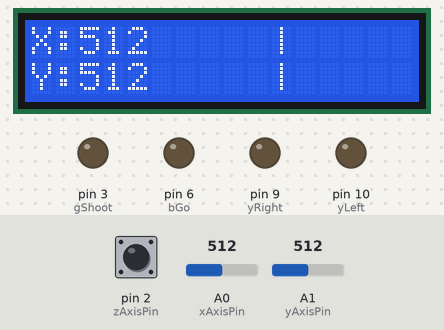
Simulated run of this sketch. Board: Arduino Uno, built with avr-gcc and run on an emulated ATmega328P. Parts: 16×2 character LCD, output pins drawn as LEDs (lit = HIGH). The inputs (shaded band) are chosen by the test bench; at power-on: pin 2 (zAxisPin) HIGH, A0 (xAxisPin) = 512, A1 (yAxisPin) = 512. Pins used as bus, display or sensor lines are not drawn.

Above: at 4.2 s.
4.3 s: pin 2 (zAxisPin) pulled LOW for 1 s
At 4.52 s:
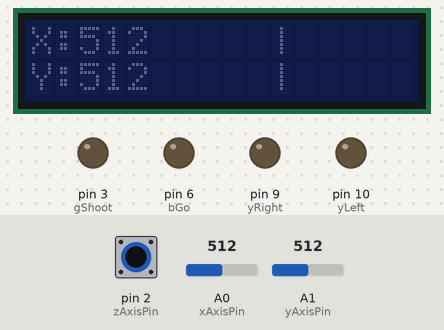
6.8 s: A0 (xAxisPin) set to 0
At 7.6 s:
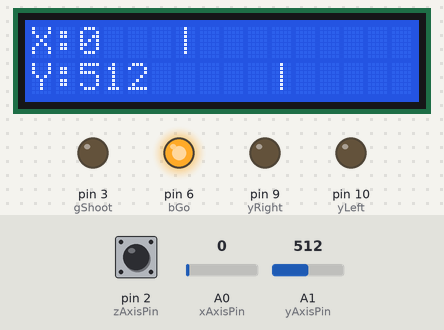
9.8 s: A0 (xAxisPin) set to 1023
At 10.4 s:
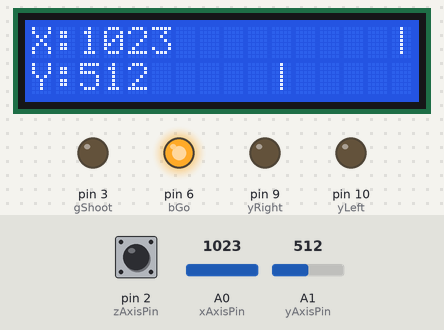
12.8 s: A1 (yAxisPin) set to 0
At 14.3 s:
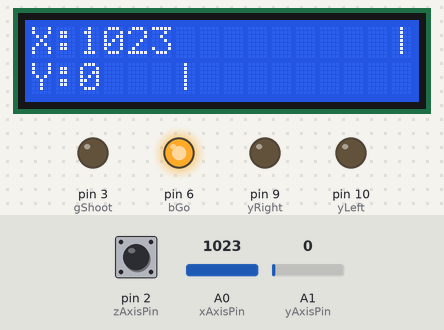
15.8 s: pin 2 (zAxisPin) pulled LOW for 3.2 s
At 20.1 s:
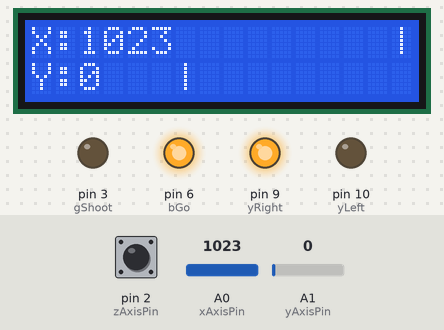
20.5 s: A0 (xAxisPin) set to 0
At 21.1 s:
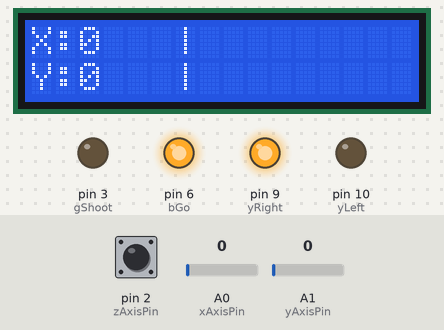
Timing chart, 0 to 23.5 s (numbered marks = the images above; inputs shaded):
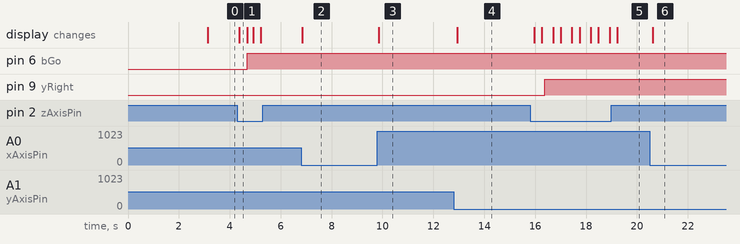

The sketch:

ex_6_5_start.ino
```cpp
/*
 예제 6.5
 조이스틱 입력
 */

// I2C 통신 라이브러리 설정
#include <Wire.h>
// I2C LCD 라리브러리 설정
#include <LiquidCrystal_I2C.h>

// LCD I2C address 설정 PCF8574:0x27, PCF8574A:0x3F
LiquidCrystal_I2C lcd(0x27,16,2);  // LCD address:0x27, 16X2 LCD

// 0번 아날로그핀을 X 축 입력으로 설정
const int xAxisPin = 0;
// 1번 아날로그핀을 Y 축 입력으로 설정
const int yAxisPin = 1;
// 2번 디지털 입력 핀을 Z 축 입력으로 설정
const int zAxisPin = 2;

const int gShoot = 3;
const int rStop = 5;
const int bGo = 6;
const int yRight = 9;
const int yLeft = 10;

void setup() {

  // Z 축 입력은 디지털 입력으로 설정한다.
  pinMode(zAxisPin, INPUT_PULLUP);

  lcd.init(); // LCD 설정
  lcd.backlight();  // 백라이트를 켠다.

  // 메세지를 표시한다.
  lcd.print("ex 6.5");
  lcd.setCursor(0,1);
  lcd.print("Joystick");
  // 3초동안 메세지를 표시한다.
  delay(3000);

  // 모든 메세지를 삭체한 뒤
  // X축 Y축 문자를 출력한다.
  lcd.clear();
  lcd.setCursor(0,0);
  lcd.print("X:");
  lcd.setCursor(0,1);
  lcd.print("Y:");
  lcd.setCursor(15,1);

  pinMode(gShoot,OUTPUT);
  pinMode(rStop,OUTPUT);
  pinMode(bGo,OUTPUT);
  pinMode(yRight,OUTPUT);
  pinMode(yLeft,OUTPUT);
}

void loop(){

  // X, Y, Z 축 값을 읽는다.
  int xValue = analogRead(xAxisPin);
  int yValue = analogRead(yAxisPin);
  int zValue = digitalRead(zAxisPin);

  // 그래프를 그리기 위해서 X, Y 값을 조절한다.
  int xDisplay = map(xValue,0,1023,6,15);
  int yDisplay = map(yValue,0,1023,6,15);

  // 첫 째 줄에 전에 표시했던 내용을 지운다.
  lcd.setCursor(2,0);
  lcd.print("              "); // 14칸 공백
  // X 축의 ADC 값을 출력한다.
  lcd.setCursor(2,0);
  lcd.print(xValue);
  // 조이스틱의 X 값에 따라 그래프를 출력한다
  lcd.setCursor(xDisplay,0);
  lcd.print("|");
  // 둘째 줄에 전에 표시했던 내용을 지운다.
  lcd.setCursor(2,1);
  lcd.print("              "); // 14칸 공백
  // Y 축의 ADC 값을 출력한다.
  lcd.setCursor(2,1);
  lcd.print(yValue);
  // 조이스틱의 Y 값에 따라 그래프를 출력한다
  lcd.setCursor(yDisplay,1);
  lcd.print("|");

  // Z 방향으로 눌렸을 때 백라이트를 점멸한다.
  if(zValue == LOW){
    lcd.noBacklight();
    delay(300);
    lcd.backlight();


    if(zValue== LOW){
      digitalWrite(bGo,HIGH);
      delay(100);
    } else{
      digitalWrite(bGo,LOW);
    }
    if (xValue > 650){
      digitalWrite(yRight,HIGH);
      delay(100);
    } else{
      digitalWrite(yRight,LOW);
    }
    if (xValue < 450){
      digitalWrite(yLeft,HIGH);
      delay(100);
    } else{
      digitalWrite(yLeft,LOW);
    }
    if (yValue > 650){
      digitalWrite(gShoot,HIGH);
       delay(100);
    } else{
      digitalWrite(gShoot,LOW);
    }
    if(yValue < 450){
      digitalWrite(rStop,HIGH);
       delay(100);
    } else{
      digitalWrite(rStop,LOW);
    }
  }
  delay(100);

}
```

Measured:
- after the input at 4.3 s, pin 6 (bGo): LOW → HIGH after 0.38 s; the display: changes after 0.08 s (image 1)
- after the input at 6.8 s, the display: changes at once (image 2)
- after the input at 9.8 s, the display: changes after 0.06 s (image 3)
- after the input at 12.8 s, the display: changes after 0.13 s (image 4)
- after the input at 15.8 s, pin 9 (yRight): LOW → HIGH after 0.57 s; the display: first changes after 0.17 s (image 5 shows a later state)
- after the input at 20.5 s, the display: changes after 0.13 s (image 6)
